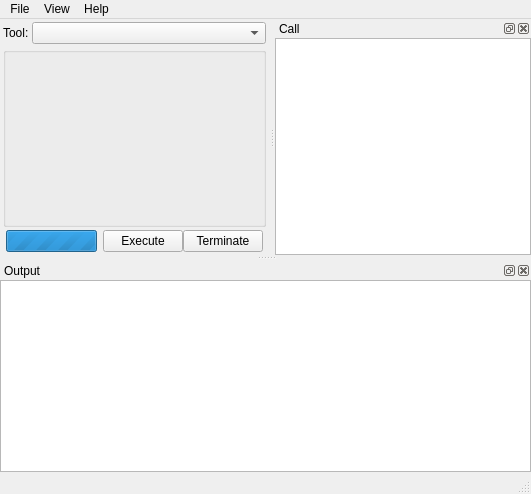
<?xml version="1.0" encoding="UTF-8"?>
<ui version="4.0">
 <class>MainWindow</class>
 <widget class="QMainWindow" name="MainWindow">
  <property name="geometry">
   <rect>
    <x>0</x>
    <y>0</y>
    <width>531</width>
    <height>494</height>
   </rect>
  </property>
  <property name="contextMenuPolicy">
   <enum>Qt::DefaultContextMenu</enum>
  </property>
  <property name="windowTitle">
   <string>MainWindow</string>
  </property>
  <property name="windowIcon">
   <iconset resource="Resources.qrc">
    <normaloff>:/Resources/Icons/icon.png</normaloff>:/Resources/Icons/icon.png</iconset>
  </property>
  <widget class="QWidget" name="centralWidget">
   <property name="contextMenuPolicy">
    <enum>Qt::NoContextMenu</enum>
   </property>
   <layout class="QVBoxLayout" name="verticalLayout">
    <property name="spacing">
     <number>3</number>
    </property>
    <property name="leftMargin">
     <number>3</number>
    </property>
    <property name="topMargin">
     <number>3</number>
    </property>
    <property name="rightMargin">
     <number>3</number>
    </property>
    <property name="bottomMargin">
     <number>3</number>
    </property>
    <item>
     <layout class="QHBoxLayout" name="horizontalLayout_3">
      <property name="spacing">
       <number>3</number>
      </property>
      <item>
       <widget class="QLabel" name="label">
        <property name="text">
         <string>Tool:</string>
        </property>
        <property name="wordWrap">
         <bool>false</bool>
        </property>
       </widget>
      </item>
      <item>
       <widget class="QComboBox" name="tools">
        <property name="sizePolicy">
         <sizepolicy hsizetype="Expanding" vsizetype="Fixed">
          <horstretch>0</horstretch>
          <verstretch>0</verstretch>
         </sizepolicy>
        </property>
        <property name="sizeAdjustPolicy">
         <enum>QComboBox::AdjustToContents</enum>
        </property>
       </widget>
      </item>
     </layout>
    </item>
    <item>
     <widget class="QScrollArea" name="scrollArea">
      <property name="contextMenuPolicy">
       <enum>Qt::NoContextMenu</enum>
      </property>
      <property name="frameShape">
       <enum>QFrame::NoFrame</enum>
      </property>
      <property name="verticalScrollBarPolicy">
       <enum>Qt::ScrollBarAsNeeded</enum>
      </property>
      <property name="widgetResizable">
       <bool>true</bool>
      </property>
      <widget class="QWidget" name="scrollAreaWidgetContents">
       <property name="geometry">
        <rect>
         <x>0</x>
         <y>0</y>
         <width>268</width>
         <height>179</height>
        </rect>
       </property>
       <property name="contextMenuPolicy">
        <enum>Qt::NoContextMenu</enum>
       </property>
       <layout class="QVBoxLayout" name="verticalLayout_2">
        <property name="spacing">
         <number>0</number>
        </property>
        <property name="leftMargin">
         <number>0</number>
        </property>
        <property name="topMargin">
         <number>0</number>
        </property>
        <property name="rightMargin">
         <number>0</number>
        </property>
        <property name="bottomMargin">
         <number>0</number>
        </property>
        <item>
         <widget class="QGroupBox" name="box">
          <property name="contextMenuPolicy">
           <enum>Qt::ActionsContextMenu</enum>
          </property>
          <property name="title">
           <string/>
          </property>
         </widget>
        </item>
       </layout>
      </widget>
     </widget>
    </item>
    <item>
     <layout class="QHBoxLayout" name="horizontalLayout_2">
      <property name="spacing">
       <number>0</number>
      </property>
      <property name="leftMargin">
       <number>3</number>
      </property>
      <property name="rightMargin">
       <number>3</number>
      </property>
      <property name="bottomMargin">
       <number>0</number>
      </property>
      <item>
       <widget class="QProgressBar" name="busy">
        <property name="maximum">
         <number>0</number>
        </property>
        <property name="value">
         <number>-1</number>
        </property>
       </widget>
      </item>
      <item>
       <spacer name="horizontalSpacer">
        <property name="orientation">
         <enum>Qt::Horizontal</enum>
        </property>
        <property name="sizeHint" stdset="0">
         <size>
          <width>10</width>
          <height>10</height>
         </size>
        </property>
       </spacer>
      </item>
      <item>
       <widget class="QPushButton" name="execute">
        <property name="text">
         <string>Execute</string>
        </property>
       </widget>
      </item>
      <item>
       <widget class="QPushButton" name="terminate">
        <property name="text">
         <string>Terminate</string>
        </property>
       </widget>
      </item>
     </layout>
    </item>
   </layout>
  </widget>
  <widget class="QMenuBar" name="menuBar">
   <property name="geometry">
    <rect>
     <x>0</x>
     <y>0</y>
     <width>531</width>
     <height>21</height>
    </rect>
   </property>
   <widget class="QMenu" name="menuFile">
    <property name="title">
     <string>File</string>
    </property>
    <addaction name="actionManage"/>
    <addaction name="separator"/>
    <addaction name="actionClose"/>
   </widget>
   <widget class="QMenu" name="menuHelp">
    <property name="title">
     <string>Help</string>
    </property>
    <addaction name="actionAbout"/>
   </widget>
   <widget class="QMenu" name="menuView">
    <property name="title">
     <string>View</string>
    </property>
    <addaction name="actionHelp"/>
    <addaction name="actionShowCall"/>
    <addaction name="actionShowTime"/>
    <addaction name="separator"/>
    <addaction name="actionOutput"/>
    <addaction name="actionCall"/>
   </widget>
   <addaction name="menuFile"/>
   <addaction name="menuView"/>
   <addaction name="menuHelp"/>
  </widget>
  <widget class="QStatusBar" name="statusBar"/>
  <widget class="QDockWidget" name="output_dock">
   <property name="allowedAreas">
    <set>Qt::AllDockWidgetAreas</set>
   </property>
   <property name="windowTitle">
    <string>Output</string>
   </property>
   <attribute name="dockWidgetArea">
    <number>8</number>
   </attribute>
   <widget class="QWidget" name="layout_xyz">
    <layout class="QVBoxLayout" name="verticalLayout_4">
     <property name="spacing">
      <number>3</number>
     </property>
     <property name="leftMargin">
      <number>0</number>
     </property>
     <property name="topMargin">
      <number>0</number>
     </property>
     <property name="rightMargin">
      <number>0</number>
     </property>
     <property name="bottomMargin">
      <number>0</number>
     </property>
     <item>
      <widget class="QTextEdit" name="output">
       <property name="font">
        <font>
         <family>Courier New</family>
        </font>
       </property>
       <property name="readOnly">
        <bool>true</bool>
       </property>
       <property name="textInteractionFlags">
        <set>Qt::LinksAccessibleByKeyboard|Qt::LinksAccessibleByMouse|Qt::TextBrowserInteraction|Qt::TextSelectableByKeyboard|Qt::TextSelectableByMouse</set>
       </property>
      </widget>
     </item>
    </layout>
   </widget>
  </widget>
  <widget class="QDockWidget" name="call_dock">
   <property name="features">
    <set>QDockWidget::AllDockWidgetFeatures</set>
   </property>
   <property name="allowedAreas">
    <set>Qt::AllDockWidgetAreas</set>
   </property>
   <property name="windowTitle">
    <string>Call</string>
   </property>
   <attribute name="dockWidgetArea">
    <number>2</number>
   </attribute>
   <widget class="QWidget" name="dockWidgetContents">
    <layout class="QVBoxLayout" name="verticalLayout_3">
     <property name="spacing">
      <number>3</number>
     </property>
     <property name="leftMargin">
      <number>0</number>
     </property>
     <property name="topMargin">
      <number>0</number>
     </property>
     <property name="rightMargin">
      <number>0</number>
     </property>
     <property name="bottomMargin">
      <number>0</number>
     </property>
     <item>
      <widget class="QTextEdit" name="call">
       <property name="font">
        <font>
         <family>Courier New</family>
         <italic>false</italic>
        </font>
       </property>
       <property name="readOnly">
        <bool>true</bool>
       </property>
       <property name="acceptRichText">
        <bool>true</bool>
       </property>
       <property name="textInteractionFlags">
        <set>Qt::LinksAccessibleByKeyboard|Qt::LinksAccessibleByMouse|Qt::TextBrowserInteraction|Qt::TextSelectableByKeyboard|Qt::TextSelectableByMouse</set>
       </property>
      </widget>
     </item>
    </layout>
   </widget>
  </widget>
  <action name="actionAbout">
   <property name="text">
    <string>About</string>
   </property>
  </action>
  <action name="actionClose">
   <property name="text">
    <string>Close</string>
   </property>
  </action>
  <action name="actionImport">
   <property name="text">
    <string>Import Tool</string>
   </property>
  </action>
  <action name="actionHelp">
   <property name="checkable">
    <bool>true</bool>
   </property>
   <property name="checked">
    <bool>false</bool>
   </property>
   <property name="text">
    <string>Show tool/paramter descriptions</string>
   </property>
   <property name="toolTip">
    <string>&lt;!DOCTYPE HTML PUBLIC &quot;-//W3C//DTD HTML 4.0//EN&quot; &quot;http://www.w3.org/TR/REC-html40/strict.dtd&quot;&gt;
&lt;html&gt;&lt;head&gt;&lt;meta name=&quot;qrichtext&quot; content=&quot;1&quot; /&gt;&lt;style type=&quot;text/css&quot;&gt;
p, li { white-space: pre-wrap; }
&lt;/style&gt;&lt;/head&gt;&lt;body style=&quot; font-family:'MS Shell Dlg 2'; font-size:8.25pt; font-weight:400; font-style:normal;&quot;&gt;
&lt;p style=&quot; margin-top:0px; margin-bottom:0px; margin-left:0px; margin-right:0px; -qt-block-indent:0; text-indent:0px;&quot;&gt;&lt;span style=&quot; font-size:8pt;&quot;&gt;Shows the tool/paramter descriptions permantly.&lt;/span&gt;&lt;/p&gt;
&lt;p style=&quot; margin-top:0px; margin-bottom:0px; margin-left:0px; margin-right:0px; -qt-block-indent:0; text-indent:0px;&quot;&gt;&lt;span style=&quot; font-size:8pt;&quot;&gt;Parameter descriptions are always available by hovering over parameter names.&lt;/span&gt;&lt;/p&gt;&lt;/body&gt;&lt;/html&gt;</string>
   </property>
  </action>
  <action name="actionOutput">
   <property name="text">
    <string>Toggle output window</string>
   </property>
  </action>
  <action name="actionCall">
   <property name="text">
    <string>Toggle call window</string>
   </property>
  </action>
  <action name="actionManage">
   <property name="text">
    <string>Manage Tools</string>
   </property>
  </action>
  <action name="actionShowTime">
   <property name="checkable">
    <bool>true</bool>
   </property>
   <property name="text">
    <string>Show execution time in output</string>
   </property>
  </action>
  <action name="actionShowCall">
   <property name="checkable">
    <bool>true</bool>
   </property>
   <property name="text">
    <string>Show call in output</string>
   </property>
  </action>
  <action name="actionWebsite">
   <property name="text">
    <string>Open geGUI website</string>
   </property>
  </action>
  <zorder>call_dock</zorder>
  <zorder>output_dock</zorder>
 </widget>
 <layoutdefault spacing="6" margin="11"/>
 <resources>
  <include location="Resources.qrc"/>
 </resources>
 <connections>
  <connection>
   <sender>actionClose</sender>
   <signal>triggered()</signal>
   <receiver>MainWindow</receiver>
   <slot>close()</slot>
   <hints>
    <hint type="sourcelabel">
     <x>-1</x>
     <y>-1</y>
    </hint>
    <hint type="destinationlabel">
     <x>395</x>
     <y>313</y>
    </hint>
   </hints>
  </connection>
 </connections>
 <slots>
  <slot>menuSettings()</slot>
  <slot>menuAbout()</slot>
 </slots>
</ui>
